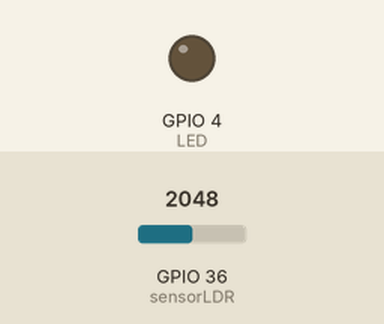
The sketch below on a simulated ESP32. Parts: output pins drawn as LEDs (lit = HIGH). Inputs (shaded band) come from the test bench; at power-on: GPIO 36 (sensorLDR) = 2048. WiFi joins after 1.5 s; servers stay silent unless stated; uploads are accepted with an empty reply; what the sketch prints to the serial monitor is not drawn.

Above: at 0.1 s.
At 4.6 s:
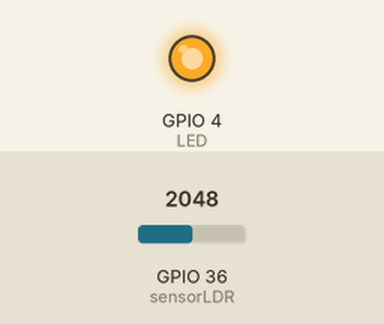
Timing chart, 0 to 6.1 s (numbered marks = the images above):
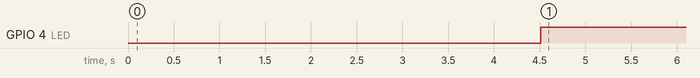

The sketch:

sensorphotodioda1.ino
```cpp
#include <WiFi.h>
#include <HTTPClient.h>
#define sensorLDR A0
#define LED 4

int nilaiSensor;
String keterangan = "";
int persentase = 0;

const char* ssid = "kost febby";
const char* password = "Buyung2022";
//serverName harus sama dengan WiFi pengguna
String serverName = "http://192.168.100.134/webphotodioda/kirimdata.php";
unsigned long lastTime = 0;

unsigned long timerDelay = 5000;

void setup() {
  Serial.begin(115200);

  WiFi.begin(ssid, password);
  Serial.println("connecting") ; //untuk koneksi ke WiFi
  while (WiFi.status() != WL_CONNECTED) {
    delay (500); //0,5 detik
    Serial.print("."); //jika belum terhubung maka dia akan memberikan titik titik sampai connection terhubung
  }
  Serial.println("");
  Serial.print("Connected to WiFi network with IP Address: ");
  Serial.println(WiFi.localIP());
  Serial.println("Timer set to 5 seconds (timerDelay variable), it will take 5 seconds before publishing the first reading.");

  pinMode(LED, OUTPUT);
  delay(3000);
}

void loop() {

  //variable untuk input sensor
  nilaiSensor = analogRead(sensorLDR);

  int hasilSensor = map(nilaiSensor, 0, 4095, 0, 2000);  //0=nilai min, 4095=nilaimax, 0=nilaimincandela, 2000=nilaimaxcandela


  Serial.print(hasilSensor);
  Serial.println(" Candela");

  if (hasilSensor < 1600) {
    persentase = hasilSensor;
    keterangan = "HIDUP";
    digitalWrite(LED, HIGH);

  }
  else {
    persentase = hasilSensor;
    keterangan = "MATI";
    digitalWrite(LED, LOW);
  }

  kirim_data(persentase, keterangan);
  delay(100);
}

void kirim_data(int hasilSensor, String keterangan) {

  if ((millis() - lastTime) > timerDelay) {
    //Check WiFi connection status
    if (WiFi.status() == WL_CONNECTED) {
      HTTPClient http; //function HTTPClient namanya http

      String serverPath = serverName + "?hasilSensor=" + String(hasilSensor) + "&keterangan=" + keterangan;

      // Your Domain name with URL path or IP address with path
      http.begin(serverPath.c_str());

      // Send HTTP GET request
      int httpResponseCode = http.GET();

      if (httpResponseCode > 0) {
        Serial.print("HTTP Response code: ");
        Serial.println(httpResponseCode);
        String payload = http.getString();
        Serial.println(payload); //payload nilai yang akan dikeluarkan pada server nya
      }
      else {
        Serial.print("Error code: ");
        Serial.println(httpResponseCode);
      }
      // Free resources
      http.end();
    }
    else {
      Serial.println("WiFi Disconnected");
    }
    lastTime = millis();
  }
}
```

Measured:
- by itself, GPIO 4 (LED): LOW → HIGH at 4.5 s
